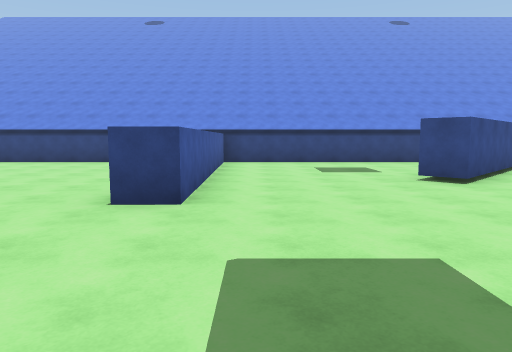
[1] (above)

24 first-person views from a walk through a Unity game level. The camera is 1.5 m above the floor, tilts 6° down and sees 70° across. The floor is counted in squares, 2 m on a side. Each view is taken from the middle of a square. On the plan, view 1 faces up. The plan holds only what a view shows up to about 11 squares ahead; the rest is blank. The place goes on beyond the plan. The player character is not drawn. Surface patterns are stand-ins for the level's own textures.

[2]
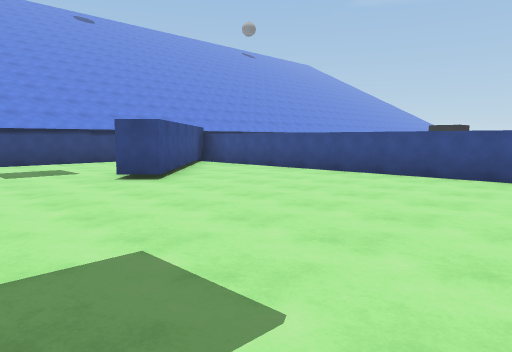

[3]
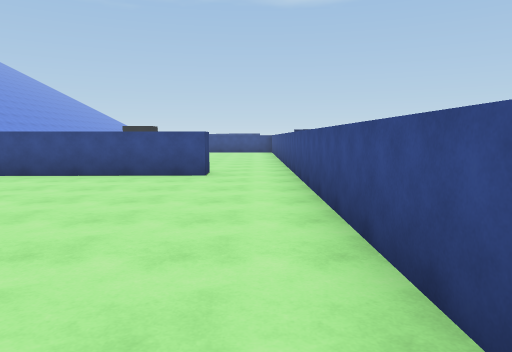

[4]
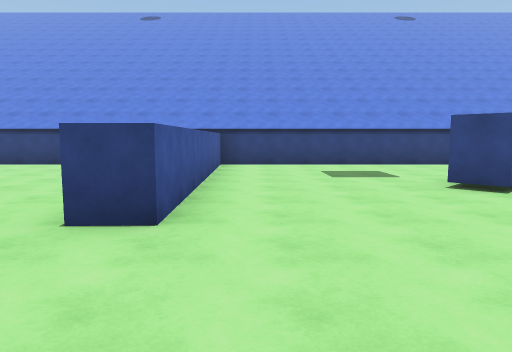

[5]
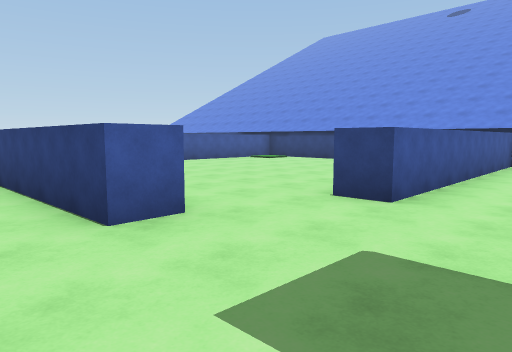

[6]
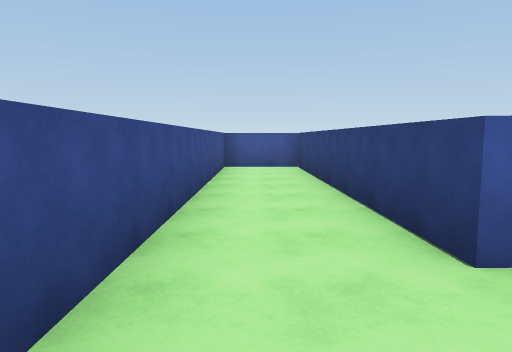

[7]
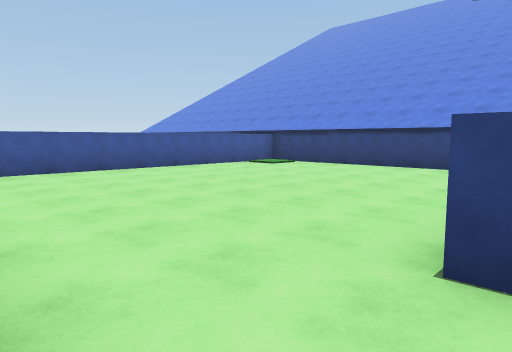

[8]
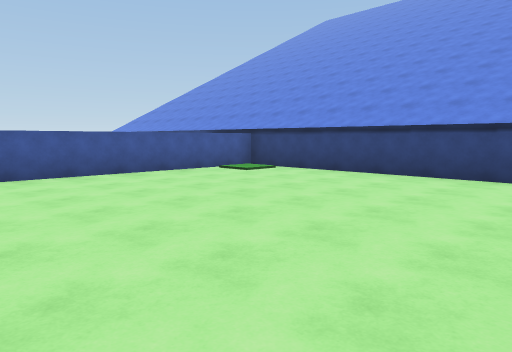

[9]
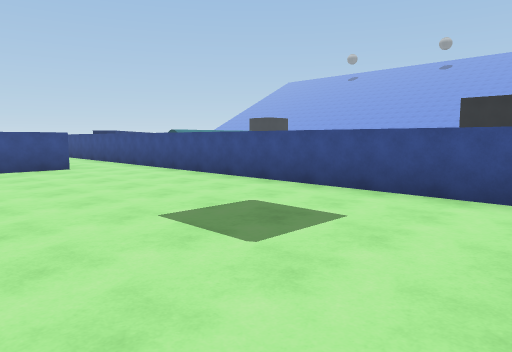

[10]
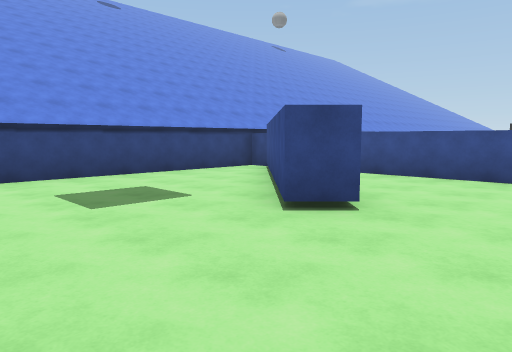

[11]
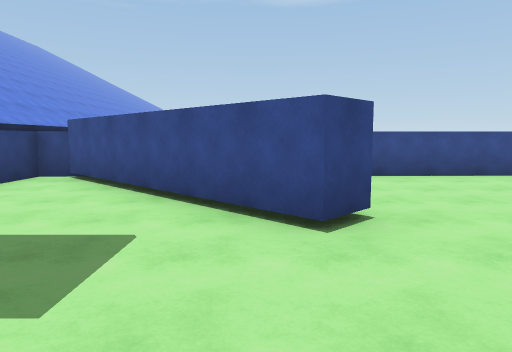

[12]
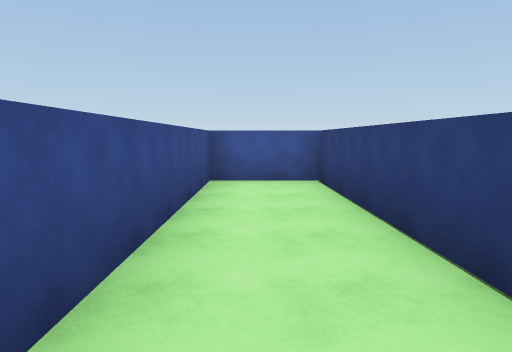

[13]
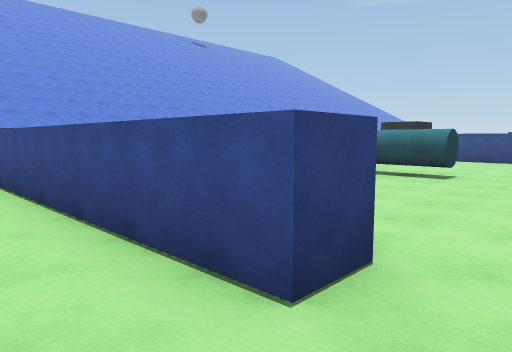

[14]
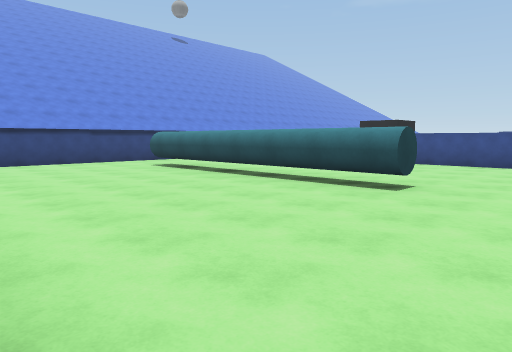

[15]
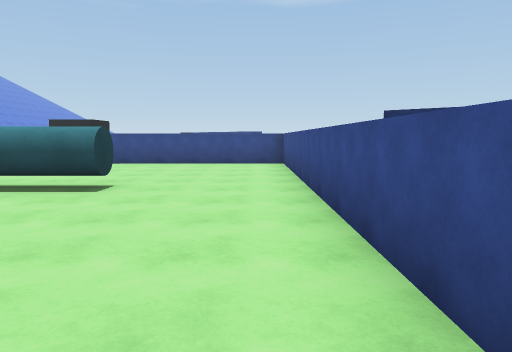

[16]
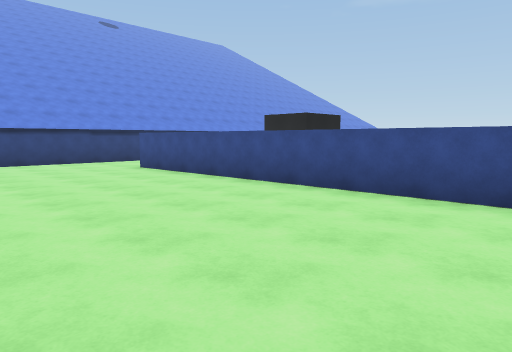

[17]
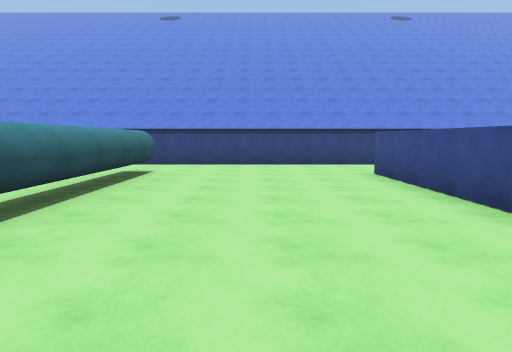

[18]
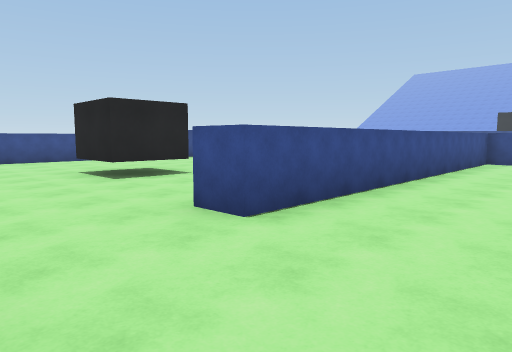

[19]
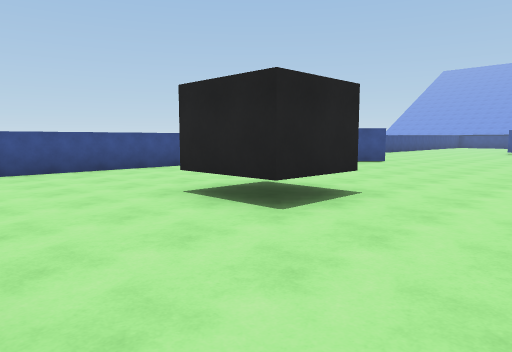

[20]
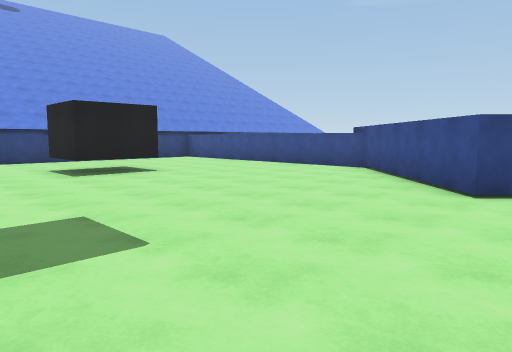

[21]
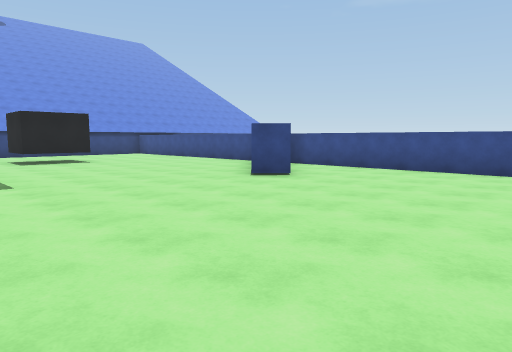

[22]
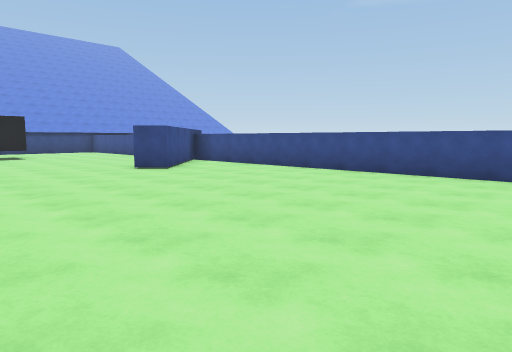

[23]
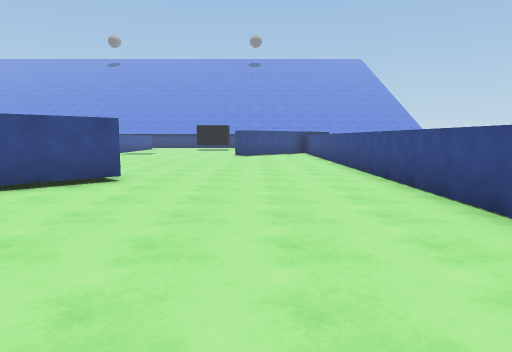

[24]
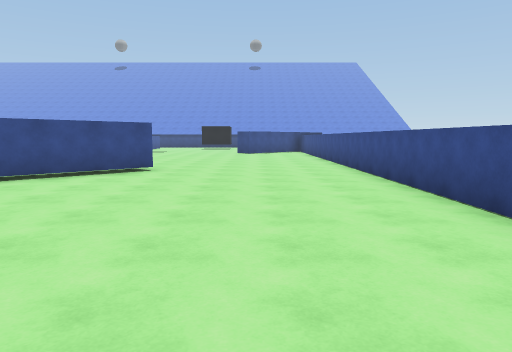

### Floor plan
Key: @ floor where view 1 was taken; # wall or solid block; . floor.
Columns run from 10 left of view 1 to 29 right of it. Each row starts with its distance up from view 1.
 12 ######## #########  ##########  ##
 11 #........#.......#  ..............
 10 #....... #.......#  ...................
  9 #....... #.....###  ...#...............#
  8 #....... #....##.##....#.....#...##....#
  7 #........#...##...#....#.....# ..##....#
  6 #........#...#....#....#.....# ........#
  5 #........#........#....#.....# ........#
  4 #.................#....#.....# ........#
  3  .................#....#.....# .......##
  2   ######..........#..........#.......###
  1 ###..........................#......##.#
  0 #.........@..................#......#..#
 -1 ##############################.........#
 -2                               .........#
 -3                               .........#
 -4                               .........#
 -5                               .........#
 -6                                ........#
 -7                                ........#
 -8                                ........#
 -9                                 ##.....#
-10                                 #......#
-11                                 .......#
-12                                 .......#
-13                                  ......#
-14                                   .....
-15                                   .....
-16                                    ...
-17                                     .

Where each view was taken, in squares from view 1:
view 1: 0 up, 0 right, facing up
view 2: 0 up, 0 right, facing up-right
view 3: 0 up, 0 right, facing right
view 4: 1 up, 0 right, facing up
view 5: 0 up, 1 right, facing up-left
view 6: 0 up, 0 right, facing left
view 7: 2 up, 1 left, facing up-left
view 8: 4 up, 2 left, facing up-left
view 9: 4 up, 2 left, facing down-right
view 10: 4 up, 0 right, facing up-right
view 11: 7 up, 0 right, facing right
view 12: 0 up, 3 left, facing left
view 13: 0 up, 6 right, facing up-right
view 14: 0 up, 8 right, facing up-right
view 15: 0 up, 8 right, facing right
view 16: 0 up, 14 right, facing up-right
view 17: 1 up, 16 right, facing up
view 18: 11 up, 16 right, facing down-right
view 19: 11 up, 20 right, facing down-right
view 20: 1 down, 20 right, facing up-right
view 21: 5 down, 20 right, facing up-right
view 22: 8 down, 21 right, facing up-right
view 23: 15 down, 26 right, facing up
view 24: 17 down, 26 right, facing up
